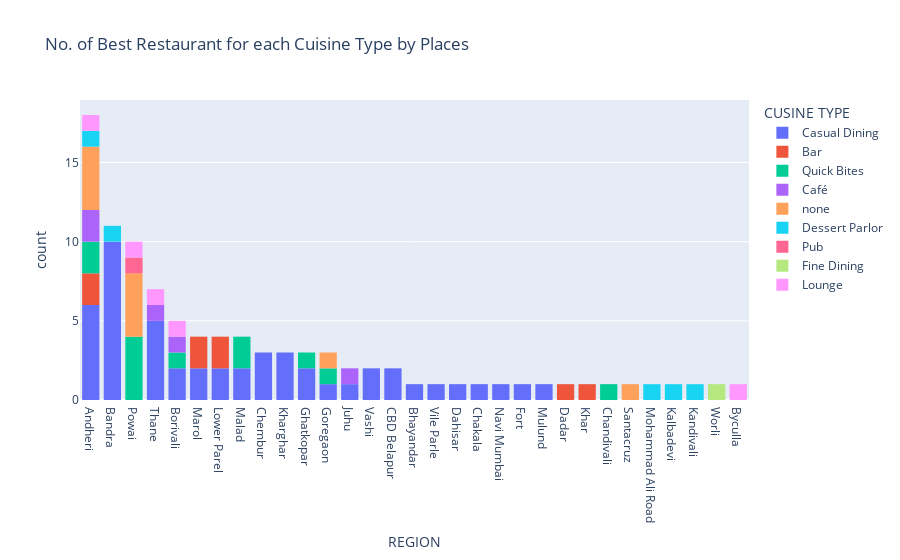

Here is the notebook cell this chart was saved with:
### Code cell
fig = px.histogram(highest_rated_df, x='REGION', color='CUSINE TYPE',  
             title= 'No. of Best Restaurant for each Cuisine Type by Places').update_xaxes(categoryorder="total descending")
 
fig.show()

### Figure 1 — Plotly figure (JSON) as saved in the notebook; plotly's stock layout.template omitted (floating-point values rounded to 4 significant figures)
{"data": [{"bingroup": "x", "hovertemplate": "CUSINE TYPE=Casual Dining<br>REGION=%{x}<br>count=%{y}<extra></extra>", "legendgroup": "Casual Dining", "marker": {"color": "#636efa", "pattern": {"shape": ""}}, "name": "Casual Dining", "orientation": "v", "showlegend": true, "type": "histogram", "x": ["Bandra", "Marol", "Juhu", "Lower Parel", "Chembur", "Andheri", "Andheri", "Thane", "Vashi", "Kharghar", "Andheri", "Bhayandar", "Lower Parel", "Vile Parle", "Ghatkopar", "Dahisar", "CBD Belapur", "Thane", "Chakala", "Thane", "CBD Belapur", "Thane", "Navi Mumbai", "Vashi", "Bandra", "Malad", "Andheri", "Malad", "Borivali", "Bandra", "Bandra", "Bandra", "Marol", "Bandra", "Bandra", "Fort", "Ghatkopar", "Andheri", "Chembur", "Bandra", "Chembur", "Bandra", "Bandra", "Kharghar", "Thane", "Andheri", "Borivali", "Kharghar", "Mulund", "Goregaon"], "xaxis": "x", "yaxis": "y"}, {"bingroup": "x", "hovertemplate": "CUSINE TYPE=Bar<br>REGION=%{x}<br>count=%{y}<extra></extra>", "legendgroup": "Bar", "marker": {"color": "#EF553B", "pattern": {"shape": ""}}, "name": "Bar", "orientation": "v", "showlegend": true, "type": "histogram", "x": ["Dadar", "Lower Parel", "Andheri", "Khar", "Marol", "Lower Parel", "Andheri", "Marol"], "xaxis": "x", "yaxis": "y"}, {"bingroup": "x", "hovertemplate": "CUSINE TYPE=Quick Bites<br>REGION=%{x}<br>count=%{y}<extra></extra>", "legendgroup": "Quick Bites", "marker": {"color": "#00cc96", "pattern": {"shape": ""}}, "name": "Quick Bites", "orientation": "v", "showlegend": true, "type": "histogram", "x": ["Malad", "Borivali", "Powai", "Powai", "Andheri", "Andheri", "Ghatkopar", "Goregaon", "Malad", "Chandivali", "Powai", "Powai"], "xaxis": "x", "yaxis": "y"}, {"bingroup": "x", "hovertemplate": "CUSINE TYPE=Café<br>REGION=%{x}<br>count=%{y}<extra></extra>", "legendgroup": "Café", "marker": {"color": "#ab63fa", "pattern": {"shape": ""}}, "name": "Café", "orientation": "v", "showlegend": true, "type": "histogram", "x": ["Borivali", "Thane", "Andheri", "Andheri", "Juhu"], "xaxis": "x", "yaxis": "y"}, {"bingroup": "x", "hovertemplate": "CUSINE TYPE=none<br>REGION=%{x}<br>count=%{y}<extra></extra>", "legendgroup": "none", "marker": {"color": "#FFA15A", "pattern": {"shape": ""}}, "name": "none", "orientation": "v", "showlegend": true, "type": "histogram", "x": ["Santacruz", "Andheri", "Andheri", "Andheri", "Andheri", "Goregaon", "Powai", "Powai", "Powai", "Powai"], "xaxis": "x", "yaxis": "y"}, {"bingroup": "x", "hovertemplate": "CUSINE TYPE=Dessert Parlor<br>REGION=%{x}<br>count=%{y}<extra></extra>", "legendgroup": "Dessert Parlor", "marker": {"color": "#19d3f3", "pattern": {"shape": ""}}, "name": "Dessert Parlor", "orientation": "v", "showlegend": true, "type": "histogram", "x": ["Mohammad Ali Road", "Kalbadevi", "Andheri", "Bandra", "Kandivali"], "xaxis": "x", "yaxis": "y"}, {"bingroup": "x", "hovertemplate": "CUSINE TYPE=Pub<br>REGION=%{x}<br>count=%{y}<extra></extra>", "legendgroup": "Pub", "marker": {"color": "#FF6692", "pattern": {"shape": ""}}, "name": "Pub", "orientation": "v", "showlegend": true, "type": "histogram", "x": ["Powai"], "xaxis": "x", "yaxis": "y"}, {"bingroup": "x", "hovertemplate": "CUSINE TYPE=Fine Dining<br>REGION=%{x}<br>count=%{y}<extra></extra>", "legendgroup": "Fine Dining", "marker": {"color": "#B6E880", "pattern": {"shape": ""}}, "name": "Fine Dining", "orientation": "v", "showlegend": true, "type": "histogram", "x": ["Worli"], "xaxis": "x", "yaxis": "y"}, {"bingroup": "x", "hovertemplate": "CUSINE TYPE=Lounge<br>REGION=%{x}<br>count=%{y}<extra></extra>", "legendgroup": "Lounge", "marker": {"color": "#FF97FF", "pattern": {"shape": ""}}, "name": "Lounge", "orientation": "v", "showlegend": true, "type": "histogram", "x": ["Byculla", "Thane", "Borivali", "Powai", "Andheri"], "xaxis": "x", "yaxis": "y"}], "layout": {"barmode": "relative", "legend": {"title": {"text": "CUSINE TYPE"}, "tracegroupgap": 0}, "title": {"text": "No. of Best Restaurant for each Cuisine Type by Places"}, "xaxis": {"anchor": "y", "categoryorder": "total descending", "domain": [0, 1], "title": {"text": "REGION"}}, "yaxis": {"anchor": "x", "domain": [0, 1], "title": {"text": "count"}}}}
